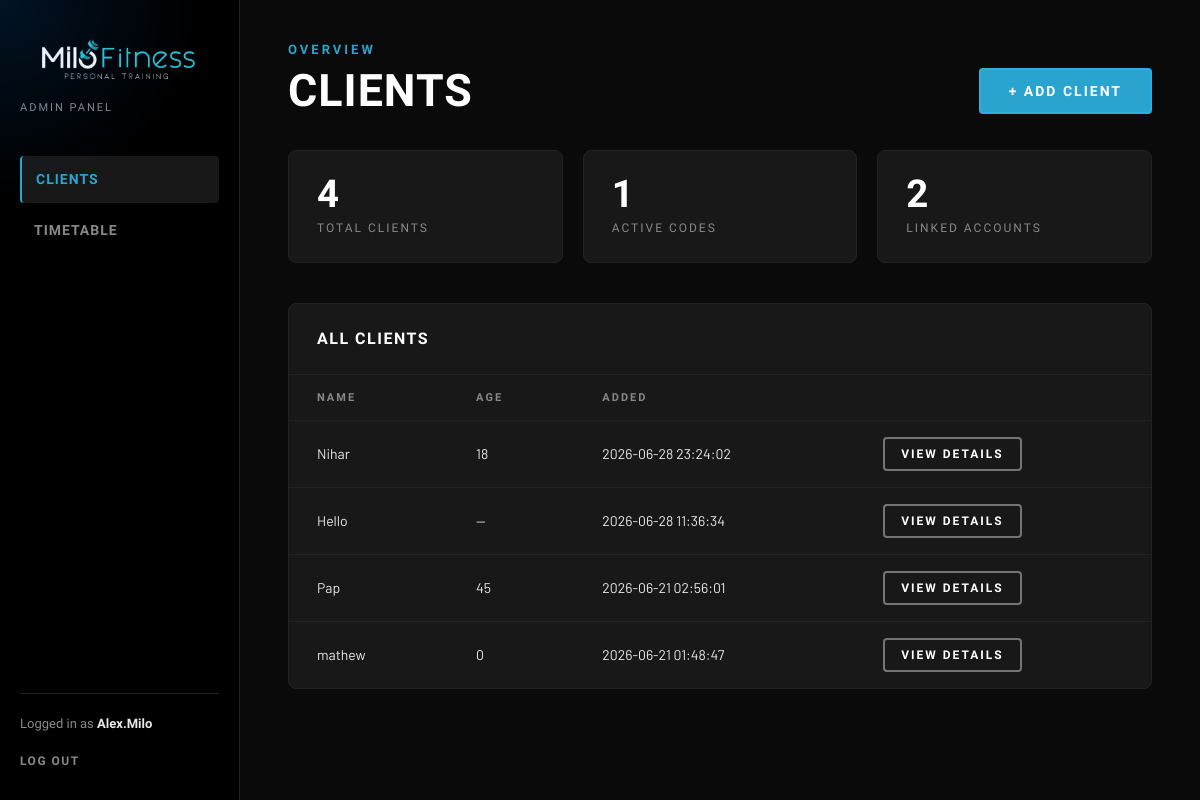
/admin_dashboard (signed in), run on an earlier commit of the app's database.
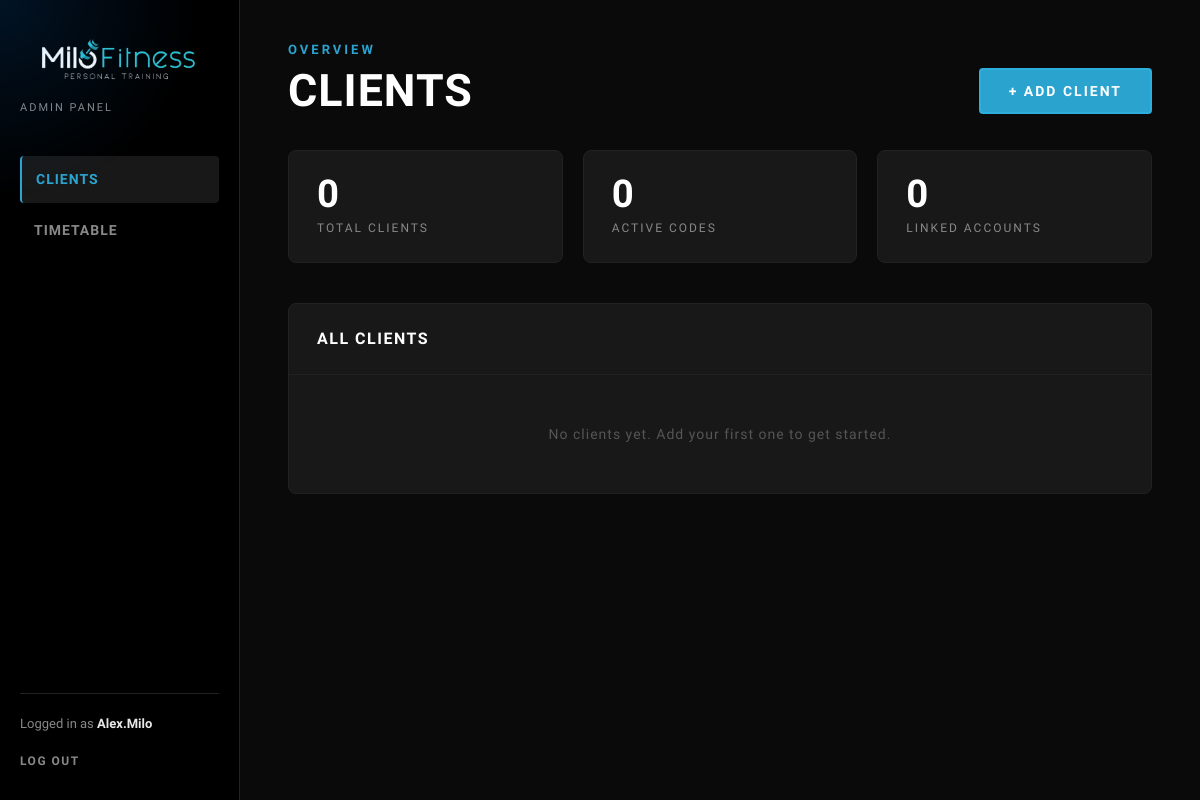
And on a later commit of the database.
### tables this page shows
CREATE TABLE users (
        id INTEGER PRIMARY KEY AUTOINCREMENT,
        username TEXT NOT NULL UNIQUE,
        email TEXT NOT NULL UNIQUE,
        password TEXT NOT NULL,
        is_verified INTEGER DEFAULT 0,
        is_admin INTEGER DEFAULT 0,
        client_id INTEGER,
        created_at TIMESTAMP DEFAULT CURRENT_TIMESTAMP,
        FOREIGN KEY (client_id) REFERENCES clients(id)
    );

CREATE TABLE clients (
        id INTEGER PRIMARY KEY AUTOINCREMENT,
        name TEXT NOT NULL,
        email TEXT,
        notes TEXT,
        date_of_birth TEXT,
        phone TEXT,
        emergency_contact_name TEXT,
        emergency_contact_phone TEXT,
        medical_conditions TEXT,
        injuries_surgeries TEXT,
        medications TEXT,
        allergies TEXT,
        doctor_notes TEXT,
        fitness_goals TEXT,
        height TEXT,
        weight TEXT,
        body_measurements TEXT,
        body_fat_percentage TEXT,
        strength_test_notes TEXT,
        flexibility_test_notes TEXT,
        cardio_test_notes TEXT,
        mobility_assessment_notes TEXT,
        occupation TEXT,
        activity_level TEXT,
        sleep_habits TEXT,
        exercise_history TEXT,
        dietary_habits TEXT,
        created_at TIMESTAMP DEFAULT CURRENT_TIMESTAMP
    );

### main.py (the view, shortened to what this page needs)
@app.route('/admin_dashboard', methods=['GET', 'POST'])
@admin_required
def admin_dashboard():
    new_code = None
    clients = db.get_all_clients()
    active_codes = db.count_active_codes()
    linked_accounts = db.count_linked_accounts()
    clients_with_age = []
    for client in clients:
        client_dict = dict(client)
        client_dict['age'] = db.calculate_age(client['date_of_birth'])
        clients_with_age.append(client_dict)
    return render_template(
        'admin_dashboard.html',
        clients=clients_with_age,
        username=session['user'],
        new_code=new_code,
        active_codes=active_codes,
        linked_accounts=linked_accounts
    )

### main.py (called while the page is built)
@app.after_request
def add_security_headers(response):
    response.headers['X-Frame-Options'] = 'SAMEORIGIN'
    response.headers['X-Content-Type-Options'] = 'nosniff'
    response.headers['X-XSS-Protection'] = '1; mode=block'
    return response

def admin_required(f):
    @wraps(f)
    def decorated(*args, **kwargs):
        if 'user' not in session:
            return redirect(url_for('login'))
        user = db.get_user_by_id(session['user_id'])
        if not user or not user['is_admin']:
            return redirect(url_for('dashboard'))
        return f(*args, **kwargs)
    return decorated

### user_management.py (called while the page is built)
def get_db():
    con = sqlite3.connect(DB_PATH)
    con.row_factory = sqlite3.Row
    return con

def get_user_by_id(user_id):
    con = get_db()
    user = con.execute('SELECT * FROM users WHERE id = ?', (user_id,)).fetchone()
    con.close()
    return user

def get_all_clients():
    con = get_db()
    clients = con.execute('SELECT * FROM clients ORDER BY created_at DESC').fetchall()
    con.close()
    return clients

def calculate_age(date_of_birth):
    if not date_of_birth:
        return None
    try:
        dob = date.fromisoformat(date_of_birth)
        today = date.today()
        return today.year - dob.year - ((today.month, today.day) < (dob.month, dob.day))
    except ValueError:
        return None

def count_active_codes():
    con = get_db()
    row = con.execute('SELECT COUNT(*) as c FROM client_codes WHERE used = 0').fetchone()
    con.close()
    return row['c']

def count_linked_accounts():
    con = get_db()
    row = con.execute('SELECT COUNT(*) as c FROM users WHERE client_id IS NOT NULL').fetchone()
    con.close()
    return row['c']

### templates/admin_dashboard.html (shortened to what this page needs)
<!DOCTYPE html>
<html lang="en">
<head>
  <link rel="stylesheet" href="{{ url_for('static', filename='css/pages/admin_dashboard.css') }}">
</head>
<body>
  <div class="admin-shell">
    <aside class="admin-sidebar">
      <img src="{{ url_for('static', filename='images/UI/logo.png') }}" alt="Alex">
      <div class="admin-subtitle">Admin Panel</div>
      <nav class="admin-nav">
        <a href="{{ url_for('admin_dashboard') }}" class="admin-nav__link admin-nav__link--active">Clients</a>
        <a href="{{ url_for('admin_timetable') }}" class="admin-nav__link">Timetable</a>
      </nav>
      <div class="admin-sidebar-footer">
        <div class="admin-user-chip">Logged in as <strong>{{ username }}</strong></div>
        <a href="{{ url_for('logout') }}" class="admin-logout">Log out</a>
      </div>
    </aside>
    <main class="admin-main">
      <div class="admin-header">
        <div>
          <div class="admin-header__eyebrow">Overview</div>
          <h1 class="admin-header__title">Clients</h1>
        </div>
        <button class="btn btn--primary" id="openAddClientBtn">+ Add Client</button>
      </div>
      <div class="admin-stats">
        <div class="admin-stat-card">
          <div class="admin-stat-card__val">{{ clients|length }}</div>
          <div class="admin-stat-card__label">Total Clients</div>
        </div>
        <div class="admin-stat-card">
          <div class="admin-stat-card__val">{{ active_codes }}</div>
          <div class="admin-stat-card__label">Active Codes</div>
        </div>
        <div class="admin-stat-card">
          <div class="admin-stat-card__val">{{ linked_accounts }}</div>
          <div class="admin-stat-card__label">Linked Accounts</div>
        </div>
      </div>
      <div class="admin-panel">
        <div class="admin-panel__header">
          <div class="admin-panel__title">All Clients</div>
        </div>
        {% if clients %}
        <table class="admin-table">
          <thead>
            <tr>
              <th>Name</th>
              <th>Age</th>
              <th>Added</th>
              <th></th>
            </tr>
          </thead>
          <tbody>
            {% for client in clients %}
            <tr>
              <td>{{ client.name }}</td>
              <td>{{ client.age if client.age is not none else '—' }}</td>
              <td>{{ client.created_at }}</td>
              <td>
                <button type="button" class="btn btn--ghost btn--small view-details-btn"
                  data-name="{{ client.name }}"
                  data-email="{{ client.email }}"
                  data-date_of_birth="{{ client.date_of_birth }}"
                  data-age="{{ client.age }}"
                  data-phone="{{ client.phone }}"
                  data-emergency_contact_name="{{ client.emergency_contact_name }}"
                  data-emergency_contact_phone="{{ client.emergency_contact_phone }}"
                  data-notes="{{ client.notes }}"
                  data-medical_conditions="{{ client.medical_conditions }}"
                  data-injuries_surgeries="{{ client.injuries_surgeries }}"
                  data-medications="{{ client.medications }}"
                  data-allergies="{{ client.allergies }}"
                  data-doctor_notes="{{ client.doctor_notes }}"
                  data-fitness_goals="{{ client.fitness_goals }}"
                  data-height="{{ client.height }}"
                  data-weight="{{ client.weight }}"
                  data-body_measurements="{{ client.body_measurements }}"
                  data-body_fat_percentage="{{ client.body_fat_percentage }}"
                  data-strength_test_notes="{{ client.strength_test_notes }}"
                  data-flexibility_test_notes="{{ client.flexibility_test_notes }}"
                  data-cardio_test_notes="{{ client.cardio_test_notes }}"
                  data-mobility_assessment_notes="{{ client.mobility_assessment_notes }}"
                  data-occupation="{{ client.occupation }}"
                  data-activity_level="{{ client.activity_level }}"
                  data-sleep_habits="{{ client.sleep_habits }}"
                  data-exercise_history="{{ client.exercise_history }}"
                  data-dietary_habits="{{ client.dietary_habits }}">View Details</button>
              </td>
            </tr>
            {% endfor %}
          </tbody>
        </table>
        {% else %}
        <div class="admin-table__empty">No clients yet. Add your first one to get started.</div>
        {% endif %}
      </div>
    </main>
  </div>
</body>
</html>

### static/css/pages/admin_dashboard.css (style rules this page uses)
:root { --blue: #2dafdeee; --blue-dim: #328296; --blue-glow: rgba(113, 193, 213, 0.25); --black: #000000; --dark: #0a0a0a; --dark-2: #111111; --dark-3: #181818; --dark-4: #222222; --white: #ffffff; --off-white: #e8e8e8; --grey: #888888; --grey-light: #555555; --font-display: 'Barlow Condensed', sans-serif; --font-cond: 'Barlow Condensed', sans-serif; --font-body: 'Barlow', sans-serif; --radius: 4px; --radius-lg: 8px; --transition: 0.25s ease; }
* , *::before, *::after { box-sizing: border-box; margin: 0; padding: 0; }
body { background: var(--dark); color: var(--off-white); font-family: var(--font-body); line-height: 1.6; min-height: 100vh; }
a { color: inherit; text-decoration: none; }
.admin-shell { display: flex; min-height: 100vh; }
.admin-sidebar { width: 240px; flex-shrink: 0; background: var(--black); border-right: 1px solid var(--dark-4); display: flex; flex-direction: column; padding: 28px 20px; }
.admin-subtitle { font-family: var(--font-cond); font-size: 11px; letter-spacing: 2px; text-transform: uppercase; color: var(--grey); margin-bottom: 40px; }
.admin-nav { display: flex; flex-direction: column; gap: 4px; }
.admin-nav__link { font-family: var(--font-cond); font-size: 14px; font-weight: 700; letter-spacing: 1px; text-transform: uppercase; color: var(--grey); padding: 12px 14px; border-radius: var(--radius); transition: all var(--transition); }
.admin-nav__link--active { color: var(--blue); background: var(--dark-3); border-left: 2px solid var(--blue); }
.admin-sidebar-footer { margin-top: auto; padding-top: 20px; border-top: 1px solid var(--dark-4); }
.admin-user-chip { font-family: var(--font-cond); font-size: 13px; color: var(--grey); margin-bottom: 12px; }
.admin-user-chip strong { color: var(--off-white); }
.admin-logout { display: inline-flex; align-items: center; gap: 6px; font-family: var(--font-cond); font-size: 12px; font-weight: 700; letter-spacing: 1.5px; text-transform: uppercase; color: var(--grey); transition: color var(--transition); }
.admin-main { flex: 1; padding: 40px 48px; overflow-y: auto; }
.admin-header { display: flex; justify-content: space-between; align-items: flex-end; margin-bottom: 36px; flex-wrap: wrap; gap: 16px; }
.admin-header__eyebrow { font-family: var(--font-cond); font-size: 13px; font-weight: 600; letter-spacing: 3px; text-transform: uppercase; color: var(--blue); margin-bottom: 8px; }
.admin-header__title { font-family: var(--font-display); font-size: clamp(2rem, 4vw, 2.8rem); font-weight: 800; letter-spacing: 1px; color: var(--white); text-transform: uppercase; line-height: 1; }
.btn { display: inline-flex; align-items: center; gap: 8px; padding: 13px 28px; font-family: var(--font-cond); font-size: 14px; font-weight: 700; letter-spacing: 2px; text-transform: uppercase; border-radius: var(--radius); cursor: pointer; transition: all var(--transition); border: 2px solid transparent; }
.btn--primary { background: var(--blue); color: var(--white); border-color: var(--blue); }
.admin-stats { display: grid; grid-template-columns: repeat(3, 1fr); gap: 20px; margin-bottom: 40px; }
.admin-stat-card { background: var(--dark-3); border: 1px solid var(--dark-4); border-radius: var(--radius-lg); padding: 24px 28px; }
.admin-stat-card__val { font-family: var(--font-display); font-size: 2.4rem; font-weight: 900; color: var(--white); line-height: 1; }
.admin-stat-card__label { font-family: var(--font-cond); font-size: 12px; letter-spacing: 2px; text-transform: uppercase; color: var(--grey); margin-top: 6px; }
.admin-panel { background: var(--dark-3); border: 1px solid var(--dark-4); border-radius: var(--radius-lg); overflow: hidden; width: 100%; display: block; }
.admin-panel__header { display: flex; justify-content: space-between; align-items: center; padding: 22px 28px; border-bottom: 1px solid var(--dark-4); }
.admin-panel__title { font-family: var(--font-cond); font-size: 16px; font-weight: 800; letter-spacing: 1.5px; text-transform: uppercase; color: var(--white); }
.admin-table__empty { padding: 48px 28px; text-align: center; color: var(--grey-light); font-family: var(--font-cond); font-size: 14px; letter-spacing: 1px; }

What changed in the data, as far as the page shows it:
removed clients: name "Nihar", age "18", created_at "2026-06-28 23:24:02"
removed clients: name "Hello", age "—", created_at "2026-06-28 11:36:34"
removed clients: name "Pap", age "45", created_at "2026-06-21 02:56:01"
removed clients: name "mathew", age "0", created_at "2026-06-21 01:48:47"
Also different on the page:
{{ clients|length }}: "4" → "0"
{{ active_codes }}: "1" → "0"
{{ linked_accounts }}: "2" → "0"
text no longer shown: "NAME AGE ADDED"
text now shown: "No clients yet. Add your first one to get started."
